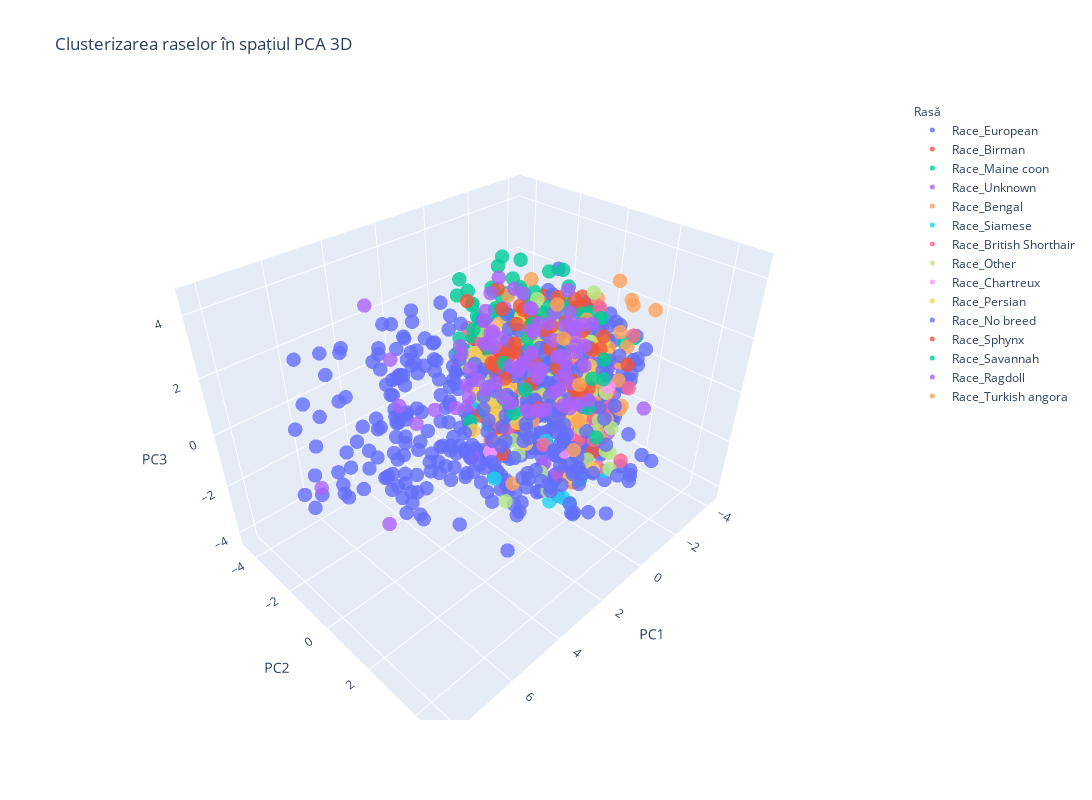

Here is the notebook cell this chart was saved with:
### Code cell
visualize_race_clusters_3d_interactive(df_encoded)
